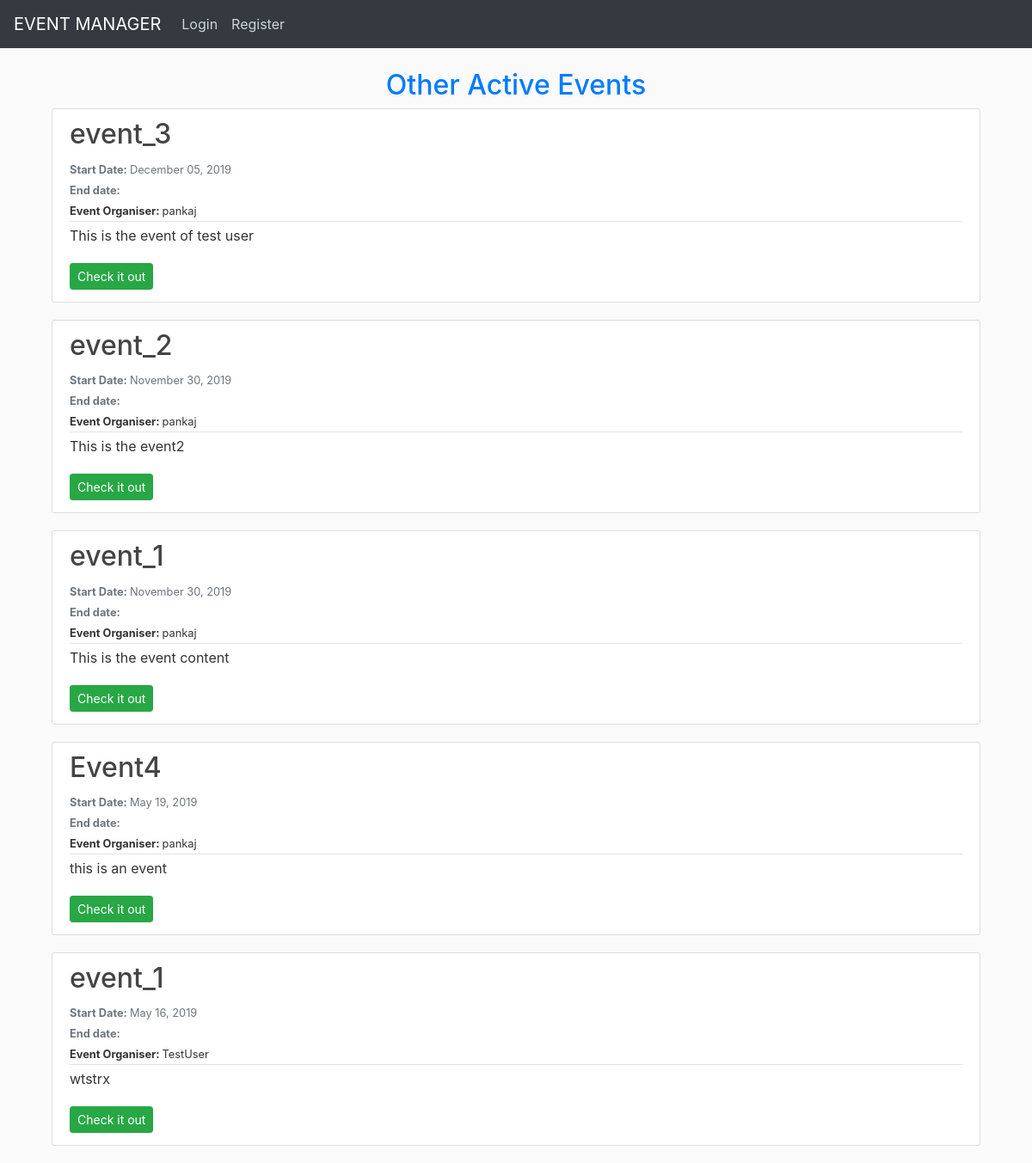
Before: /home/ with the older database file.
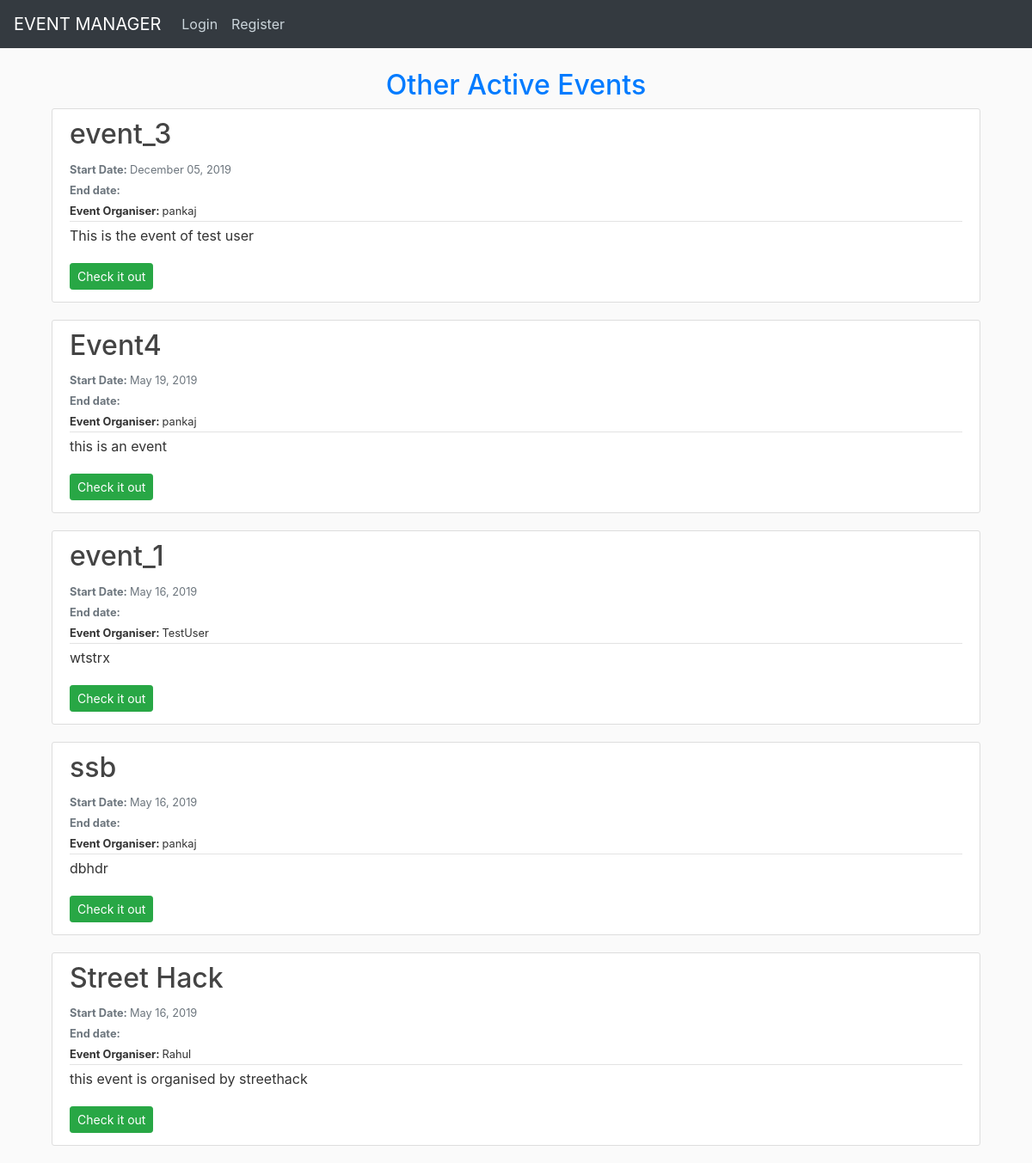
After: the same page with the newer database file.
### ehandler/models.py (models this page shows, shortened)
class Event(models.Model):
    ename = models.CharField(max_length=100, verbose_name="Event Title")
    econtent = models.TextField(verbose_name="Event Details")
    edate = models.DateTimeField(verbose_name="Event Start date (YY-MM-DD)")
    eenddate = models.DateTimeField(
        verbose_name="Event End date (YY-MM-DD)")
    eowner = models.ForeignKey(User, on_delete=models.CASCADE)
    eattendees = models.ManyToManyField(
        User, related_name='attendees')
    ecode = models.CharField(max_length=120, blank=True)
    ehelpers = models.ManyToManyField(User, related_name='helpers')

### ehandler/views.py (the view)
# urls.py: path('', EventListView.as_view(), name='ehandler-home'),
class EventListView(ListView):
    model = Event
    template_name = 'ehandler/home.html'
    context_object_name = 'events'
    ordering = ['-edate']

### ehandler/templates/ehandler/home.html
{% extends "ehandler/base.html" %}
{% block content %}
<br>
<div class="container">
    <h2 class="text-primary text-center">Other Active Events</h2>
    {% for event in events %}
    {% if event.eowner != user %}
    <article class="media content-section">
        <div class="media-body">
            <h2><a class="article-title" href="{% url 'ehandler:event-detail' event.id %}">{{ event.ename }}</a>
            </h2>
            <div class="article-metadata">
                <small class="text-muted"><strong>Start Date: </strong>{{ event.edate|date:"F d, Y" }} </small><br>
                <small class="text-muted"><strong>End date: </strong>{{ event.eenddate|date:"F d, Y" }}</small><br>
                <small class="mr-2" href="#"><strong>Event Organiser: </strong>{{ event.eowner }}</small>
            </div>
            <p class="article-content">{{ event.econtent }}</p>
            <a class="btn btn-success btn-sm mt-1 mb-1" href="{% url 'ehandler:event-detail' event.id %}"
                role="button">Check it out</a>
        </div>
    </article>
    {% endif %}
    {% endfor %}
</div>
{% endblock content %}

Changed rows visible on the page:
removed Event: ename "event_2", edate "November 30, 2019", eowner "pankaj", econtent "This is the event2"
removed Event: ename "event_1", edate "November 30, 2019", eowner "pankaj", econtent "This is the event content"
added Event: ename "ssb", edate "May 16, 2019", eowner "pankaj", econtent "dbhdr"
added Event: ename "Street Hack", edate "May 16, 2019", eowner "Rahul", econtent "this event is organised by streethack"
